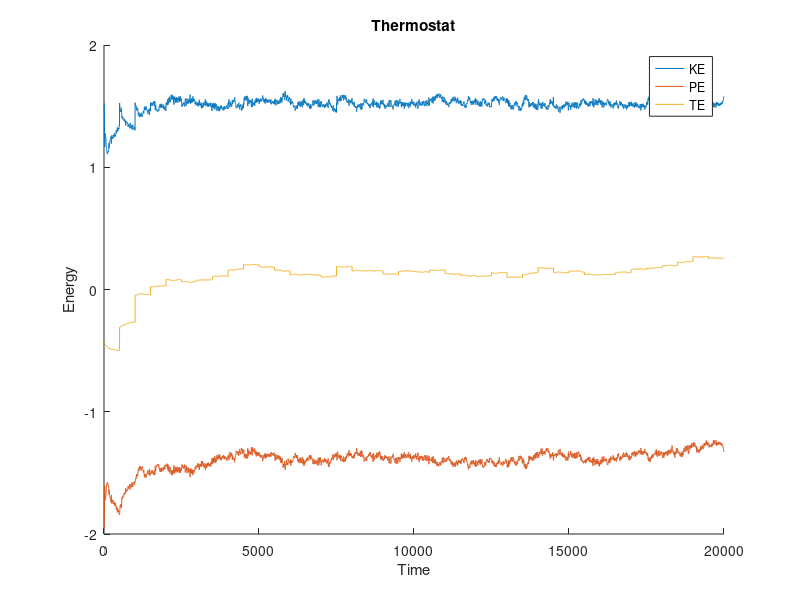

The MATLAB script that drew this image:
clear all, close all, clc


KE = importdata('KE.dat');
PE = importdata('PE.dat');
TE = importdata('TE.dat');

hold on

plot(KE(:,1), KE(:,2))
plot(PE(:,1), PE(:,2))
plot(TE(:,1), TE(:,2))
hold off
xlabel('Time');
ylabel('Energy');
legend('KE', 'PE', 'TE');
title('Thermostat')
